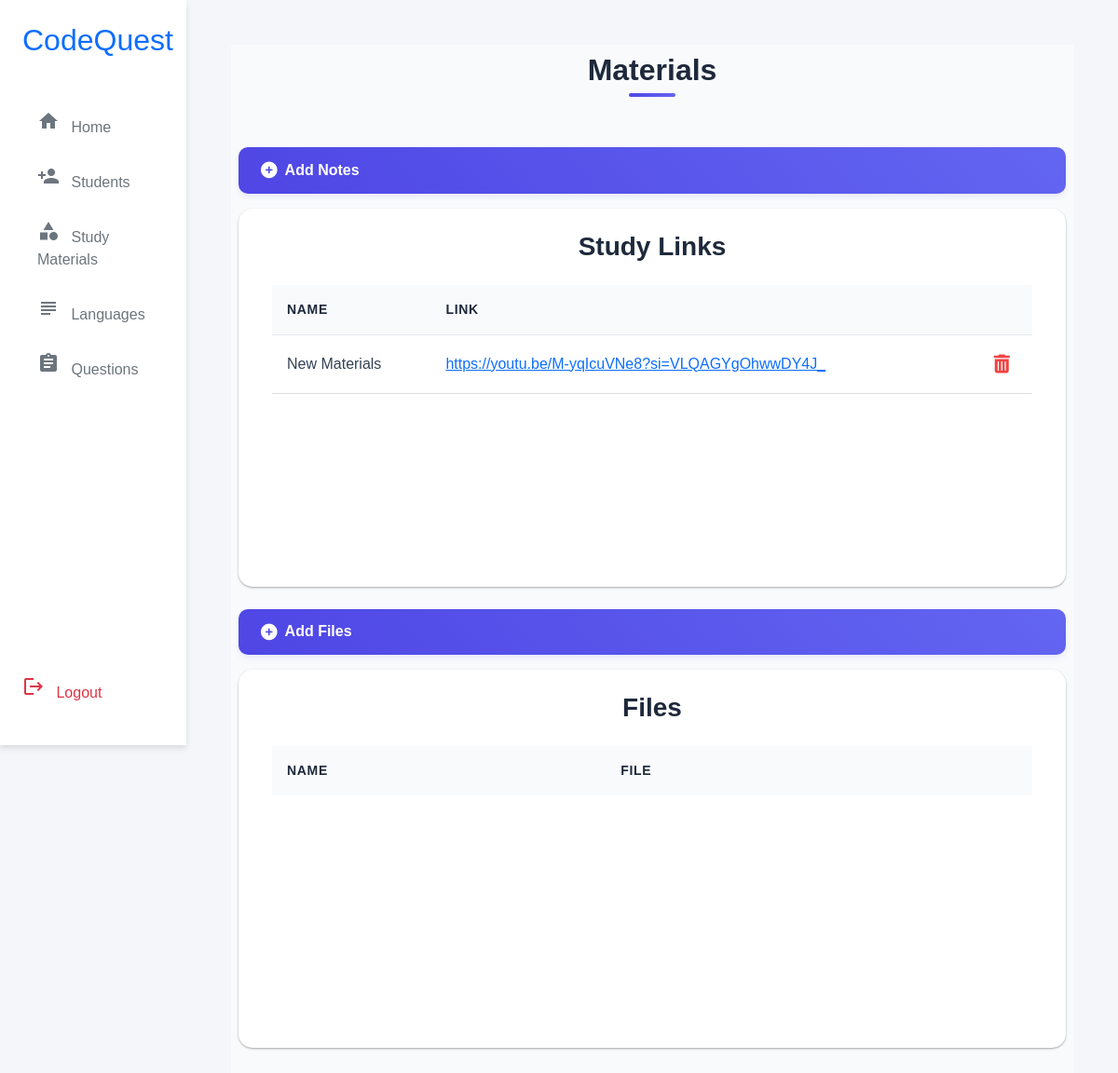
/materials/, run on the app's committed database.
### faculty/models.py (models this page shows, shortened)
class StudyMaterialNotes(models.Model):
    name=models.CharField(max_length=100,null=True)
    text = models.URLField()
    user= models.ForeignKey(CustomUser,on_delete=models.CASCADE,related_name='text_user')

### faculty/views.py (the view)
# urls.py: path('materials/',MaterialsView.as_view(),name='mat'),
class MaterialsView(TemplateView):
    template_name = 'materials.html'
    def get_context_data(self, **kwargs):
        context =super().get_context_data(**kwargs)
        context['note']=StudyMaterialNotes.objects.all()
        context['file']=StudyMaterialFile.objects.all()
        return context

### faculty/templates/materials.html (shortened to what this page needs)
{% extends "faculty_home.html" %}
{% load static %}
{% block adminhome %}
{% load custom_filters %}
<div class="materials-wrapper">
    <div class="section-header">
        <h2 class="section-title"> Materials</h2>
    </div>
    <div class="container">
        <div class="row">
            <button type="button" class="action-button w-100 mb-3" data-bs-toggle="modal" data-bs-target="#addNotesModal">
                <i class="fas fa-plus-circle"></i> Add Notes
            </button>
                <div class="list-card">
                    <div class="card-body">
                        <h3 class="mb-4 text-center" style="color: #1e293b; font-weight: 600;">Study Links</h3>
                        <div class="table-responsive" style="height: 300px;overflow-x: scroll;">
                            <table class="table" >
                                <thead>
                                    <tr>
                                        <th>Name</th>
                                        <th>Link</th>
                                        <th></th>
                                    </tr>
                                </thead>
                                <tbody>
                                    {% for cls in note %}
                                    <tr>
                                        <td>{{cls.name}}</td>
                                        <td>
                                            <a href="{% if cls.text|slice:':4' == 'http' %}{{ cls.text }}{% else %}https://{{ cls.text }}{% endif %}"
                                               target="_blank">
                                                {{ cls.text }}
                                            </a>
                                        </td>
                                        <td class="text-end">
                                            <a href="{% url 'delete_note' cls.id %}" class="delete-icon">
                                                <i class="fas fa-trash-alt"></i>
                                            </a>
                                        </td>
                                    </tr>
                                    {% endfor %}
                                </tbody>
                            </table>
                        </div>
                    </div>
                </div>
                <button type="button" class="action-button w-100 mb-3" data-bs-toggle="modal" data-bs-target="#addFilesModal">
                    <i class="fas fa-plus-circle"></i> Add Files
                </button>
                <div class="list-card">
                    <div class="card-body">
                        <h3 class="mb-4 text-center" style="color: #1e293b; font-weight: 600;">Files</h3>
                        <div class="table-responsive" style="height: 300px;overflow-x: scroll;">
                            <table class="table" >
                                <thead>
                                    <tr>
                                        <th>Name</th>
                                        <th>File</th>
                                        <th></th>
                                    </tr>
                                </thead>
                            </table>
                        </div>
                    </div>
                </div>
        </div>
    </div>
</div>
{% endblock %}

### faculty/templates/faculty_home.html (style rules this page uses)
body { background-color: #f4f6f9; font-family: 'Arial', sans-serif; }
.list-card { transition: all 0.3s ease; }
.delete-icon { color: red; cursor: pointer; font-size: 20px; transition: color 0.3s ease; }

### faculty/templates/materials.html (style rules this page uses)
.materials-wrapper { padding: 0.5rem; background: #f8fafc; }
.list-card { background: white; border: none; border-radius: 15px; box-shadow: 0 1px 3px rgba(0,0,0,0.12), 0 1px 2px rgba(0,0,0,0.24); transition: all 0.3s cubic-bezier(.25,.8,.25,1); margin-bottom: 1.5rem; }
.card-body { padding: 1.5rem; }
.action-button { background: linear-gradient(45deg, #4f46e5, #6366f1); color: white; border: none; padding: 0.8rem 1.5rem; border-radius: 10px; font-weight: 600; display: flex; align-items: center; gap: 0.5rem; transition: all 0.3s ease; box-shadow: 0 4px 6px -1px rgba(79, 70, 229, 0.1); }
.action-button i { font-size: 1.1rem; }
.table { margin: 0; }
.table thead th { background: #f8fafc; color: #1e293b; font-weight: 600; text-transform: uppercase; font-size: 0.875rem; letter-spacing: 0.05em; border: none; padding: 1rem; }
.table tbody tr { transition: all 0.2s ease; }
.table td { padding: 1rem; vertical-align: middle; color: #334155; border-top: 1px solid #e2e8f0; }
.section-header { text-align: center; margin-bottom: 2rem; position: relative; }
.section-title { color: #1e293b; font-size: 2rem; font-weight: 700; margin-bottom: 0.5rem; position: relative; display: inline-block; }
.section-title:after { content: ''; position: absolute; bottom: -10px; left: 50%; transform: translateX(-50%); width: 50px; height: 4px; background: linear-gradient(45deg, #4f46e5, #6366f1); border-radius: 2px; }
.delete-icon { color: #ef4444; transition: all 0.2s ease; padding: 0.5rem; border-radius: 8px; }
.list-card { animation: slideIn 0.4s ease-out forwards; }

### data on the page
StudyMaterialNotes: name "New Materials", text "https://youtu.be/M-yqIcuVNe8?si=VLQAGYgOhwwDY4J_"
